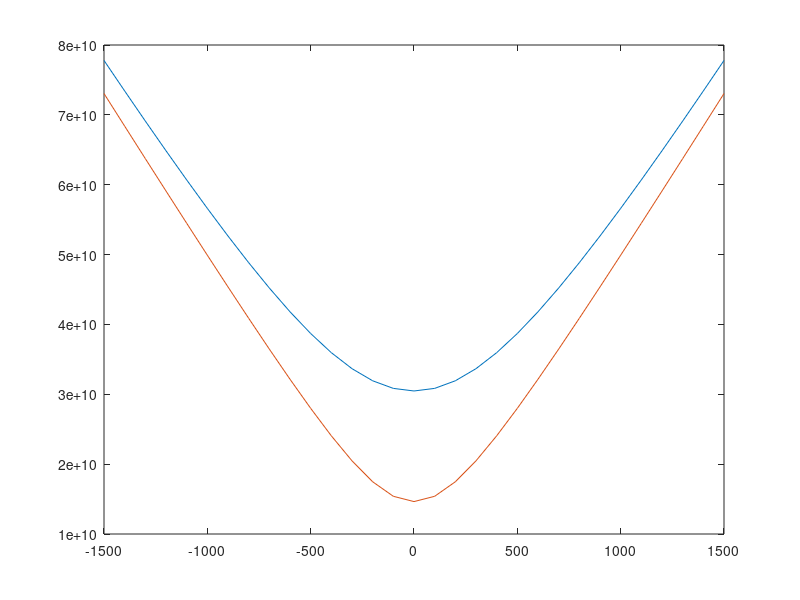

Recreate this plot in MATLAB.
clear all
a=6*10^-3;
b=-1500:100:1500;
c=3*10^8;
e=8.854*10^-12;
u=(4*pi)*10^-7;
p=1.841;
k_c=p/a;
f_c=p/(2*pi*a*(u*e)^0.5);

freqsqrd=(b.^2+k_c.^2)/(4*pi^2*u*e);
freq=sqrt(freqsqrd);


am=6*10^-3;
bm=-1500:100:1500;
cm=3*10^8;
em=8.854*10^-12;
um=(4*pi)*10^-7;
pm=3.832;
k_cm=pm/am;
f_cm=pm/(2*pi*am*(um*em)^0.5);
freqsqrdm=(bm.^2+k_cm.^2)/(4*pi^2*um*em);
freqm=sqrt(freqsqrdm);
plot(bm,freqm)
hold on

plot(b,freq)
hold off

